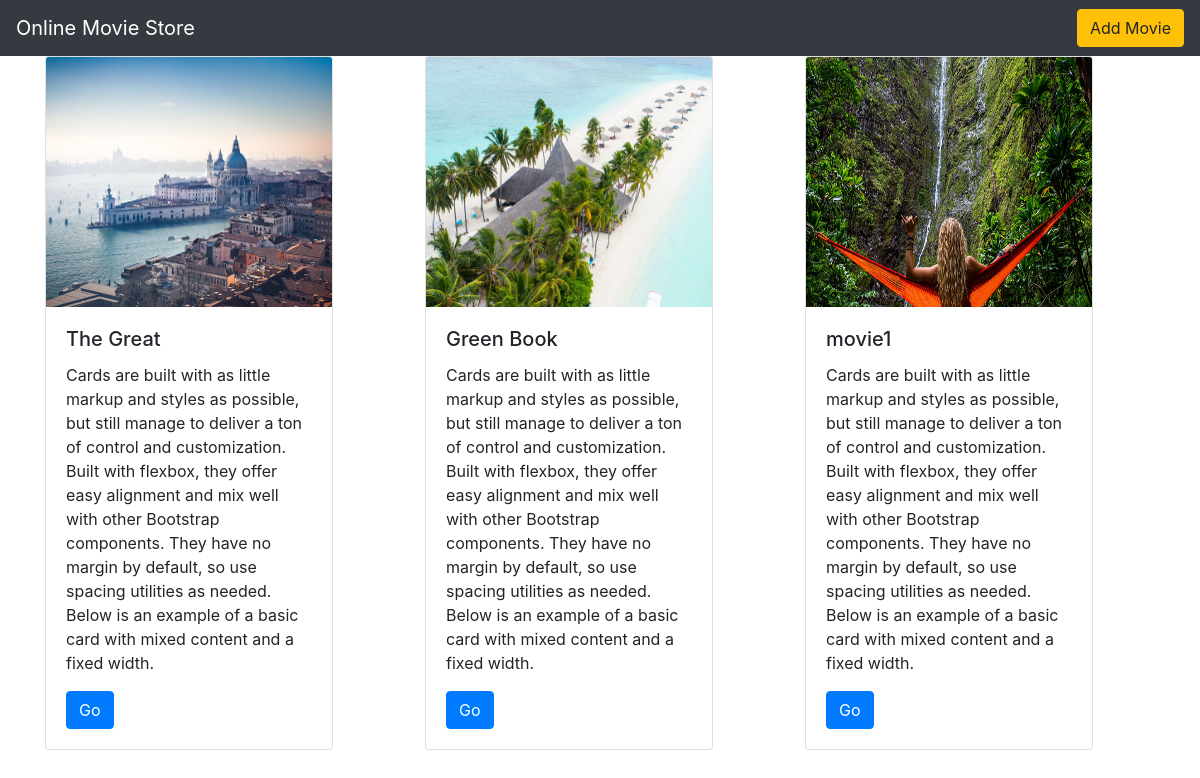
The page / on the database its author committed.
### movieapp/models.py (models this page shows, shortened)
class movie(models.Model):
   name=models.CharField(max_length=250)
   desc=models.TextField()
   year=models.IntegerField()
   img=models.ImageField(upload_to='gallery')

### movieapp/views.py (the view)
# urls.py: path('', views.index,name='index'),
def index(request):
     movie1 = movie.objects.all()
     context={
            'movie_list':movie1
        }
     return render(request,'index.html',context)

### templates/index.html
{% extends 'base.html' %}
{% block body %}
<div class="container">
    <div class="row">
        {% for i in movie_list %}
        <div class="col-md-4">
           <div class="card" style="width: 18rem;">
  <img class="card-img-top" src="{{i.img.url}}" alt="Card image cap" height="250">
  <div class="card-body">
    <h5 class="card-title">{{i.name}}</h5>
    <p class="card-text">{{i.desc}}</p>
    <a href="{% url 'movieapp:detail' i.id %}" class="btn btn-primary" >Go</a>
  </div>
</div>
        </div>
        {% endfor %}
    </div>
</div>
{% endblock %}

### templates/base.html (shortened to what this page needs)
{% load static %}
<html lang="en">
<head>
    <link rel="stylesheet" href="https://cdn.jsdelivr.net/npm/bootstrap@4.0.0/dist/css/bootstrap.min.css">
  <link rel="stylesheet" href= 'style.css' >
</head>
<body>
<nav class="navbar navbar-dark bg-dark">
  <a class="navbar-brand" href="#">
    Online  Movie Store
  </a>
 <a class="btn btn-warning" href="add/">Add Movie</a>
</nav>
{% block body %}
{% endblock %}
</body>
</html>

### static/style.css (style rules this page uses)
body { background-color:white; }

### rows shown on the page
movie: img (picture), name "The Great", desc "Cards are built with as little markup and styles as possible, but still manage to deliver a ton of control and customization. Built with flexbox, they offer easy alignment and mix well with other Bootstrap components. They have no margin by default, so use spacing utilities as needed. Below is an example of a basic card with mixed content and a fixed width."
movie: img (picture), name "Green Book", desc "Cards are built with as little markup and styles as possible, but still manage to deliver a ton of control and customization. Built with flexbox, they offer easy alignment and mix well with other Bootstrap components. They have no margin by default, so use spacing utilities as needed. Below is an example of a basic card with mixed content and a fixed width."
movie: img (picture), name "movie1", desc "Cards are built with as little markup and styles as possible, but still manage to deliver a ton of control and customization. Built with flexbox, they offer easy alignment and mix well with other Bootstrap components. They have no margin by default, so use spacing utilities as needed. Below is an example of a basic card with mixed content and a fixed width."
